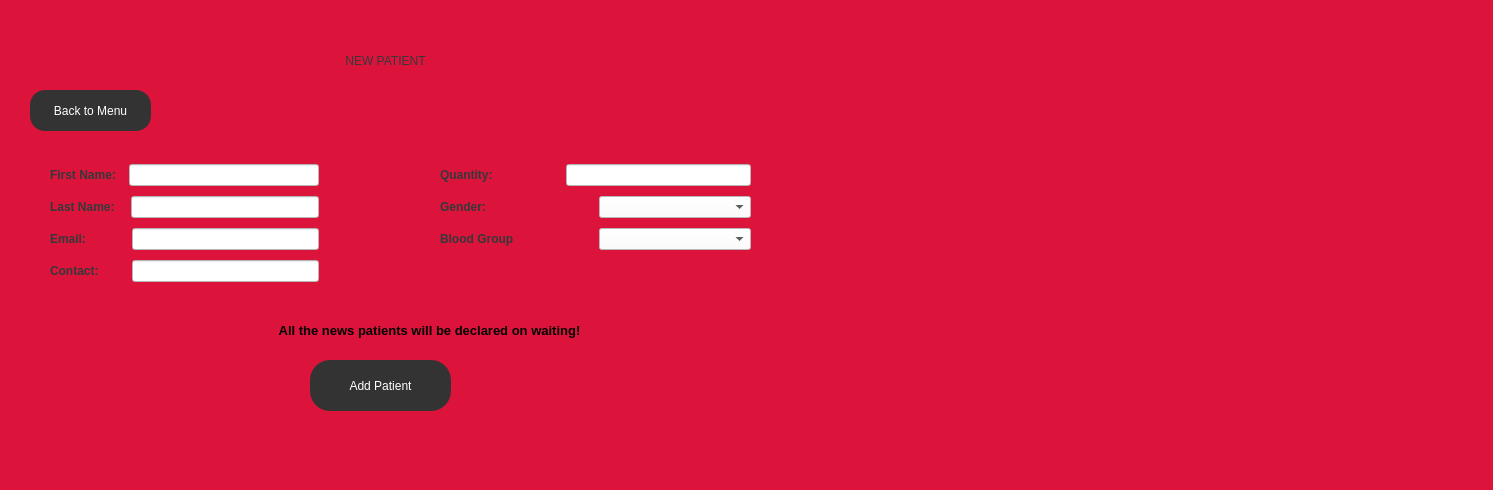
<?xml version="1.0" encoding="UTF-8"?>
<ui version="4.0">
 <class>NewPatient</class>
 <widget class="QMainWindow" name="NewPatient">
  <property name="geometry">
   <rect>
    <x>0</x>
    <y>0</y>
    <width>1493</width>
    <height>490</height>
   </rect>
  </property>
  <property name="windowTitle">
   <string>MainWindow</string>
  </property>
  <property name="styleSheet">
   <string notr="true">*{
background:#dc143c;
}</string>
  </property>
  <widget class="QWidget" name="centralwidget">
   <widget class="QLabel" name="label_addDonor">
    <property name="geometry">
     <rect>
      <x>220</x>
      <y>10</y>
      <width>331</width>
      <height>101</height>
     </rect>
    </property>
    <property name="styleSheet">
     <string notr="true">*{
	font: 63 28pt &quot;Segoe UI Semibold&quot;;
	color: #353839;
}</string>
    </property>
    <property name="text">
     <string>NEW PATIENT</string>
    </property>
    <property name="alignment">
     <set>Qt::AlignCenter</set>
    </property>
   </widget>
   <widget class="QPushButton" name="pushButton_addPatient">
    <property name="geometry">
     <rect>
      <x>310</x>
      <y>360</y>
      <width>141</width>
      <height>51</height>
     </rect>
    </property>
    <property name="styleSheet">
     <string notr="true">*{
background:#333;
color:white;
border-radius:20px;
}</string>
    </property>
    <property name="text">
     <string>Add Patient</string>
    </property>
   </widget>
   <widget class="QPushButton" name="pushButton_back">
    <property name="geometry">
     <rect>
      <x>30</x>
      <y>90</y>
      <width>121</width>
      <height>41</height>
     </rect>
    </property>
    <property name="styleSheet">
     <string notr="true">*{
background:#333;
color:white;
border-radius:15px;
}</string>
    </property>
    <property name="text">
     <string>Back to Menu</string>
    </property>
   </widget>
   <widget class="QWidget" name="layoutWidget_2">
    <property name="geometry">
     <rect>
      <x>440</x>
      <y>160</y>
      <width>311</width>
      <height>94</height>
     </rect>
    </property>
    <layout class="QVBoxLayout" name="verticalLayout_2">
     <item>
      <layout class="QHBoxLayout" name="horizontalLayout_4">
       <item>
        <widget class="QLabel" name="label_7">
         <property name="font">
          <font>
           <pointsize>9</pointsize>
           <weight>75</weight>
           <bold>true</bold>
          </font>
         </property>
         <property name="styleSheet">
          <string notr="true">*{
color:#353839;
}</string>
         </property>
         <property name="text">
          <string>Quantity:                    </string>
         </property>
        </widget>
       </item>
       <item>
        <widget class="QLineEdit" name="lineEdit_quantity">
         <property name="styleSheet">
          <string notr="true">*{
background:white;
color:black;
}</string>
         </property>
        </widget>
       </item>
      </layout>
     </item>
     <item>
      <layout class="QHBoxLayout" name="horizontalLayout_6">
       <item>
        <widget class="QLabel" name="label_6">
         <property name="font">
          <font>
           <pointsize>9</pointsize>
           <weight>75</weight>
           <bold>true</bold>
          </font>
         </property>
         <property name="styleSheet">
          <string notr="true">*{
color:#353839;
}</string>
         </property>
         <property name="text">
          <string>Gender:       </string>
         </property>
        </widget>
       </item>
       <item>
        <widget class="QComboBox" name="comboBox_gender">
         <property name="styleSheet">
          <string notr="true">*{
background:white;
color:black;
}</string>
         </property>
         <item>
          <property name="text">
           <string/>
          </property>
         </item>
         <item>
          <property name="text">
           <string>Female</string>
          </property>
         </item>
         <item>
          <property name="text">
           <string>Male</string>
          </property>
         </item>
         <item>
          <property name="text">
           <string>Other</string>
          </property>
         </item>
        </widget>
       </item>
      </layout>
     </item>
     <item>
      <layout class="QHBoxLayout" name="horizontalLayout_5">
       <item>
        <widget class="QLabel" name="label_5">
         <property name="font">
          <font>
           <pointsize>9</pointsize>
           <weight>75</weight>
           <bold>true</bold>
          </font>
         </property>
         <property name="styleSheet">
          <string notr="true">*{
color:#353839;
}</string>
         </property>
         <property name="text">
          <string>Blood Group</string>
         </property>
        </widget>
       </item>
       <item>
        <widget class="QComboBox" name="comboBox_bloodGroup">
         <property name="autoFillBackground">
          <bool>false</bool>
         </property>
         <property name="styleSheet">
          <string notr="true">*{
background:white;
color:black;
}</string>
         </property>
         <item>
          <property name="text">
           <string/>
          </property>
         </item>
         <item>
          <property name="text">
           <string>O+</string>
          </property>
         </item>
         <item>
          <property name="text">
           <string>O-</string>
          </property>
         </item>
         <item>
          <property name="text">
           <string>A+</string>
          </property>
         </item>
         <item>
          <property name="text">
           <string>A-</string>
          </property>
         </item>
         <item>
          <property name="text">
           <string>B+</string>
          </property>
         </item>
         <item>
          <property name="text">
           <string>B-</string>
          </property>
         </item>
         <item>
          <property name="text">
           <string>AB+</string>
          </property>
         </item>
         <item>
          <property name="text">
           <string>AB-</string>
          </property>
         </item>
        </widget>
       </item>
      </layout>
     </item>
    </layout>
   </widget>
   <widget class="QLabel" name="label_11">
    <property name="geometry">
     <rect>
      <x>144</x>
      <y>320</y>
      <width>571</width>
      <height>20</height>
     </rect>
    </property>
    <property name="font">
     <font>
      <pointsize>10</pointsize>
      <weight>75</weight>
      <bold>true</bold>
     </font>
    </property>
    <property name="text">
     <string>All the news patients will be declared on waiting!</string>
    </property>
    <property name="alignment">
     <set>Qt::AlignCenter</set>
    </property>
   </widget>
   <widget class="QWidget" name="layoutWidget">
    <property name="geometry">
     <rect>
      <x>50</x>
      <y>160</y>
      <width>269</width>
      <height>127</height>
     </rect>
    </property>
    <layout class="QVBoxLayout" name="verticalLayout">
     <item>
      <layout class="QHBoxLayout" name="horizontalLayout">
       <item>
        <widget class="QLabel" name="label">
         <property name="font">
          <font>
           <pointsize>9</pointsize>
           <weight>75</weight>
           <bold>true</bold>
          </font>
         </property>
         <property name="styleSheet">
          <string notr="true">*{
color:#353839;
}</string>
         </property>
         <property name="text">
          <string>First Name:  </string>
         </property>
        </widget>
       </item>
       <item>
        <widget class="QLineEdit" name="lineEdit_firstName">
         <property name="enabled">
          <bool>true</bool>
         </property>
         <property name="styleSheet">
          <string notr="true">*{
background:white;
color:black;
}</string>
         </property>
        </widget>
       </item>
      </layout>
     </item>
     <item>
      <layout class="QHBoxLayout" name="horizontalLayout_2">
       <item>
        <widget class="QLabel" name="label_2">
         <property name="font">
          <font>
           <pointsize>9</pointsize>
           <weight>75</weight>
           <bold>true</bold>
          </font>
         </property>
         <property name="styleSheet">
          <string notr="true">*{
color:#353839;
}</string>
         </property>
         <property name="text">
          <string>Last Name:   </string>
         </property>
        </widget>
       </item>
       <item>
        <widget class="QLineEdit" name="lineEdit_lastName">
         <property name="styleSheet">
          <string notr="true">*{
background:white;
color:black;
}</string>
         </property>
        </widget>
       </item>
      </layout>
     </item>
     <item>
      <layout class="QHBoxLayout" name="horizontalLayout_3">
       <item>
        <widget class="QLabel" name="label_3">
         <property name="font">
          <font>
           <pointsize>9</pointsize>
           <weight>75</weight>
           <bold>true</bold>
          </font>
         </property>
         <property name="styleSheet">
          <string notr="true">*{
color:#353839;
}</string>
         </property>
         <property name="text">
          <string>Email:            </string>
         </property>
        </widget>
       </item>
       <item>
        <widget class="QLineEdit" name="lineEdit_email">
         <property name="styleSheet">
          <string notr="true">*{
background:white;
color:black;
}</string>
         </property>
        </widget>
       </item>
      </layout>
     </item>
     <item>
      <layout class="QHBoxLayout" name="horizontalLayout_7">
       <item>
        <widget class="QLabel" name="label_4">
         <property name="font">
          <font>
           <pointsize>9</pointsize>
           <weight>75</weight>
           <bold>true</bold>
          </font>
         </property>
         <property name="styleSheet">
          <string notr="true">*{
color:#353839;
}</string>
         </property>
         <property name="text">
          <string>Contact:        </string>
         </property>
        </widget>
       </item>
       <item>
        <widget class="QLineEdit" name="lineEdit_contact">
         <property name="styleSheet">
          <string notr="true">*{
background:white;
color:black;
}</string>
         </property>
        </widget>
       </item>
      </layout>
     </item>
    </layout>
   </widget>
  </widget>
  <widget class="QMenuBar" name="menubar">
   <property name="geometry">
    <rect>
     <x>0</x>
     <y>0</y>
     <width>1493</width>
     <height>25</height>
    </rect>
   </property>
  </widget>
  <widget class="QStatusBar" name="statusbar"/>
 </widget>
 <resources/>
 <connections/>
</ui>
